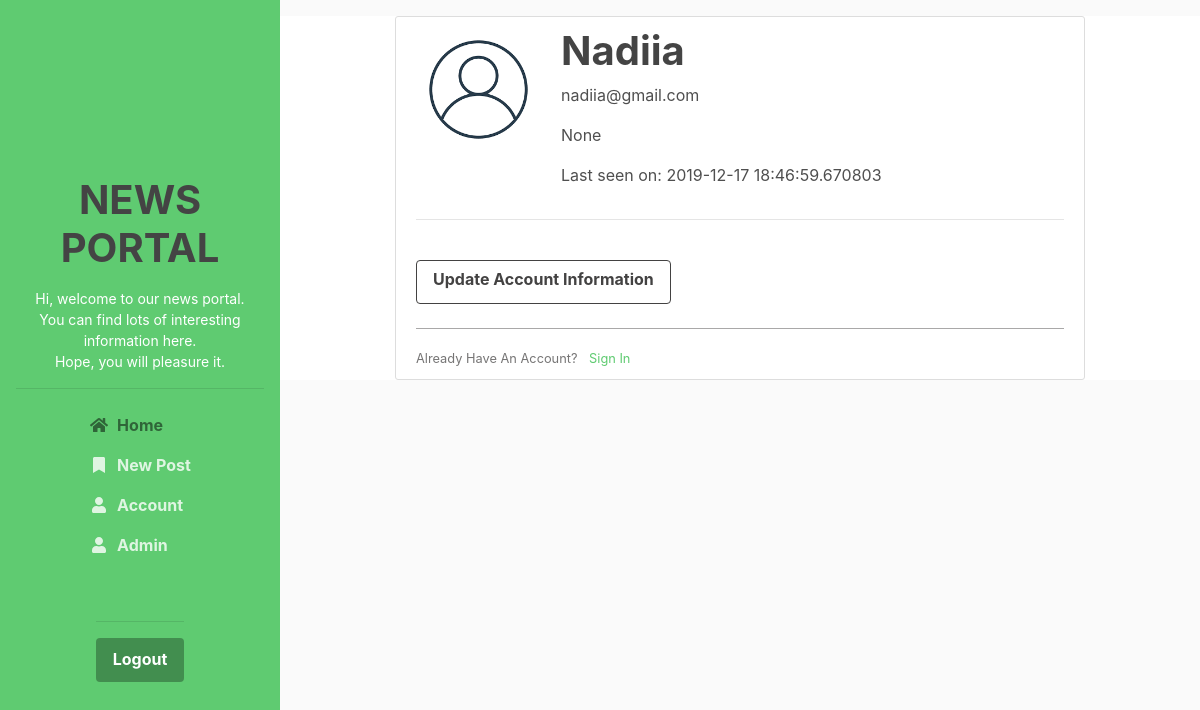
Page /account (signed in) on the earlier database version.
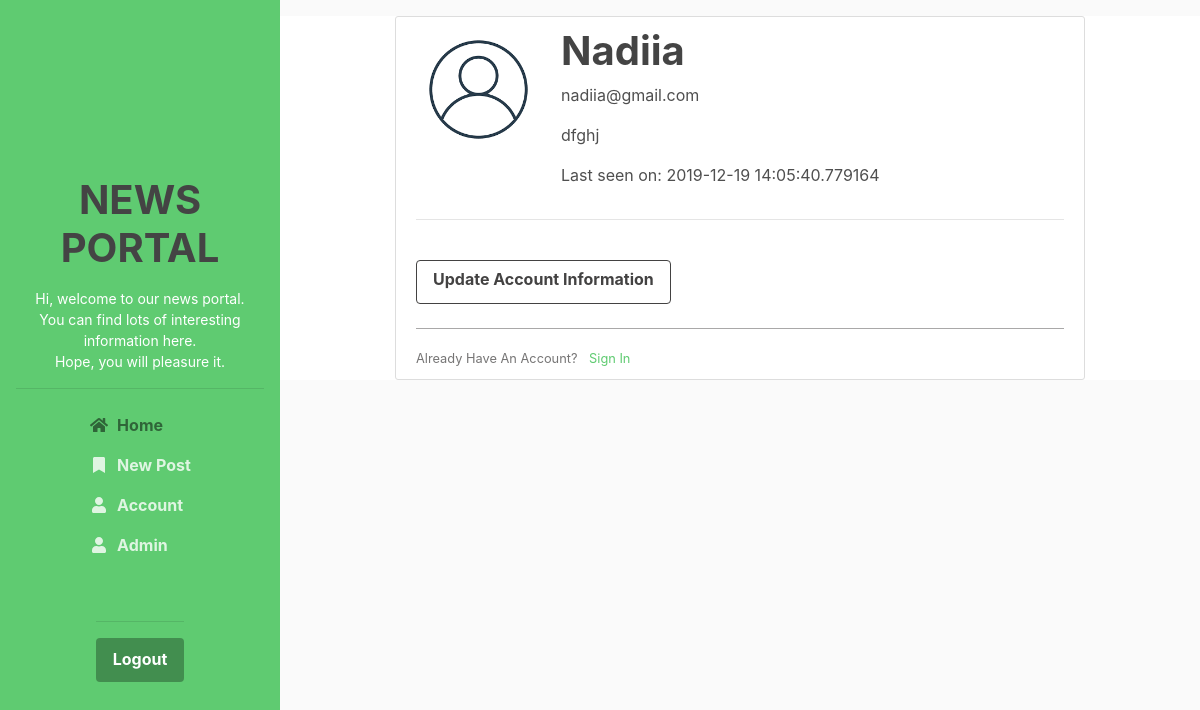
Same page on the later database version.
### flasknews/models.py (models this page shows, shortened)
class User(db.Model, UserMixin):
    id = db.Column(db.Integer, primary_key=True)
    username = db.Column(db.String(20), unique=True, nullable=False)
    email = db.Column(db.String(120), unique=True, nullable=False)
    image_file = db.Column(db.String(20), nullable=False, default='default.png')
    password = db.Column(db.String(60), nullable=False)
    posts = db.relationship('Post', backref='author', lazy=True)
    comments = db.relationship('Comment', backref='author', lazy=True)
    about_me = db.Column(db.String(140))
    last_seen = db.Column(db.DateTime, default=datetime.utcnow)
    role = db.Column(db.String, default='user')
    def is_admin(self):
        return self.role == 'admin'

### flasknews/routes.py (the view)
@app.route("/account", methods=['GET'])
def account():
    form = UpdateAccountForm()
    form.username.data = current_user.username
    form.email.data = current_user.email
    form.about_me.data = current_user.about_me
    image_file = url_for('static', filename='images/profile_pics/' + current_user.image_file)
    return render_template('account.html', title='Account', image_file=image_file, form=form)

### flasknews/models.py (called while the page is built)
@login_manager.user_loader
def load_user(user_id):
    return User.query.get(int(user_id))

### flasknews/routes.py (called while the page is built)
@app.before_request
def before_request():
    if current_user.is_authenticated:
        current_user.last__seen = datetime.utcnow()
        db.session.commit()

### flasknews/templates/account.html
{% extends "layout.html" %}
{% block content %}
   <div class="content-section content-section-main">
   	<div class="media">
        <img class="rounded-circle account-img" src="{{ image_file }}">
        <div class="media-body">
    			<h2 class="account-heading">{{ current_user.username }}</h2>
    			<p class="text-secondary">{{ current_user.email }}</p>
                <p class="text-secondary">{{ current_user.about_me }}</p>
                <p class="text-secondary">Last seen on: {{ current_user.last_seen }}</p>
        </div>
   	</div>
   	 <div class="content-section">
         <hr><br>
         <a class="btn btn-outline-dark" href="{{ url_for('accountupdate') }}">Update Account Information</a>
         <br><br>
     </div>
    <div class="border-top pt-3">
        <small class="text-muted">
            Already Have An Account? <a class="ml-2" href="{{ url_for('login') }}">Sign In</a>
        </small>
    </div>
   </div>
{% endblock content %}

### flasknews/templates/layout.html (shortened to what this page needs)
<!DOCTYPE html>
<html lang="en">
<head>
    <link id="theme-style" rel="stylesheet" href="{{ url_for('static', filename='css/theme-1.css') }}">
    <link id="custom-style" rel="stylesheet" href="{{ url_for('static', filename='css/custom.css') }}">
</head>
<body>
    <header class="header text-center">
	    <nav class="navbar navbar-expand-lg navbar-dark" >
			<div id="navigation" class="collapse navbar-collapse flex-column" >
				<div class="profile-section pt-3 pt-lg-0">
                    <br><br><br><br><br><br>
				    <h1 class="profile-image  mb-3 rounded-circle mx-auto "> NEWS PORTAL  </h1>
					<div class="bio mb-3">Hi, welcome to our news portal. <br> You can find lots of interesting information here. <br> Hope, you will pleasure it.<br></div>
			        <hr>
				</div>
				<ul class="navbar-nav flex-column text-left">
					<li class="nav-item active">
					    <a class="nav-link" href="{{ url_for('home') }}"><i class="fas fa-home fa-fw mr-2"></i>Home <span class="sr-only">(current)</span></a>
					</li>
                    {% if current_user.is_authenticated %}
                     {% if current_user.is_admin() or current_user.is_moderator()%}
					<li class="nav-item">
					    <a class="nav-link" href="{{ url_for('new_post')}}"><i class="fas fa-bookmark fa-fw mr-2"></i>New Post</a>
					</li>
                    {% endif %}
                    {% if current_user.is_authenticated %}
                    <li class="nav-item">
					    <a class="nav-link" href="{{ url_for('account') }}"><i class="fas fa-user fa-fw mr-2"></i>Account</a>
					</li>
                    {% if current_user.is_admin() %}
                    <li class="nav-item">
					    <a class="nav-link" href="{{ url_for('home_admin') }}"><i class="fas fa-user fa-fw mr-2"></i>Admin</a>
					</li>
                    {% endif %}
                    {% endif %}
                    {% endif %}
				</ul>
				<div class="my-2 my-md-3">
					<br><hr>
                    {% if current_user.is_authenticated %}
                    <a class="btn btn-primary" href="{{ url_for('logout') }}">Logout</a>
                    {% else %}
                    <a class="btn btn-primary" href="{{ url_for('login') }}">Login</a>
                    <a class="btn btn-primary" href="{{ url_for('register') }}">Register</a>
                    {% endif %}
				</div>
			</div>
		</nav>
    </header>
    <div class="main-wrapper  ">
        {% block content %}{% endblock %}
    </div>
</body>
</html>

### flasknews/static/css/custom.css (style rules this page uses)
body { background: #fafafa; color: #333333; margin-top: 1rem; }
h1, h2, h3, h4, h5, h6 { color: #444444; }
.content-section-main { background-color: white; padding: 10px 20px; border: 1px solid #dddddd; border-radius: 3px; margin-bottom: 20px; width: 75%; margin-left: auto; margin-right: auto; }
.account-img { height: 125px; width: 125px; margin-right: 20px; margin-bottom: 16px; }
.account-heading { font-size: 2.5rem; }

Differences in the rows shown:
changed User "Nadiia": about_me "None" → "dfghj"; last_seen "2019-12-17 18:46:59.670803" → "2019-12-19 14:05:40.779164"
